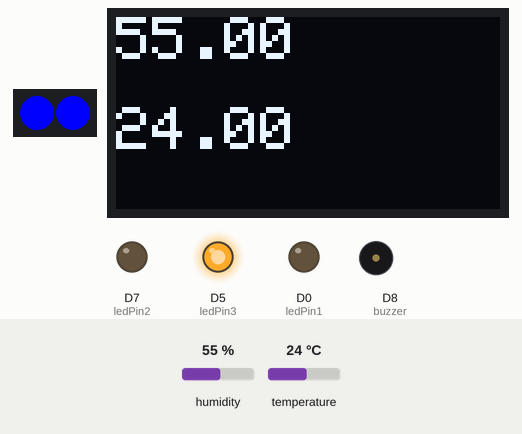
This sketch was run on a simulated ESP8266 (NodeMCU). Shown: 2 RGB LEDs in strip order, left to right, 128×64 one-colour display, output pins drawn as LEDs (lit = HIGH), buzzer (waves = sounding). The test bench sets the inputs (shaded band); at power-on: temperature 24 °C, humidity 55 %. The strip is taken to match the declared colour order; what the sketch prints to the serial monitor is not drawn.

Above: at 2.8 s.
2.9 s: temperature set to 26.6 °C
At 4.5 s:
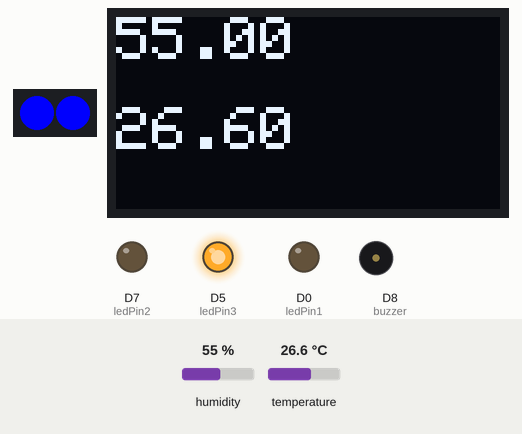
5.6 s: temperature set to 27.7 °C
At 6.8 s:
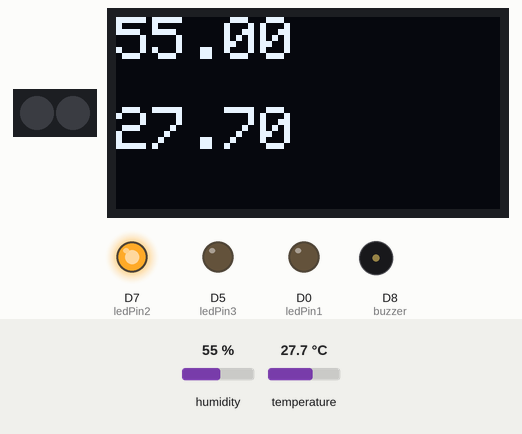
8.3 s: temperature set to 29.2 °C
At 11.1 s:
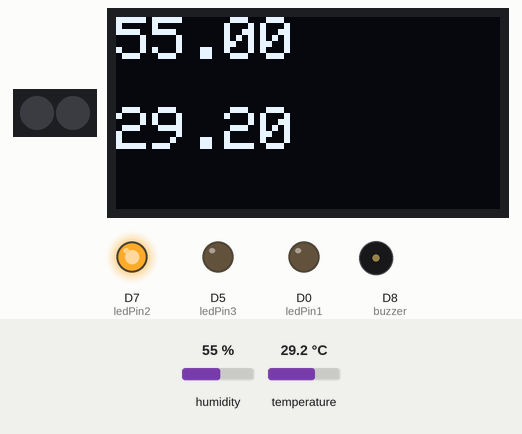
11.6 s: temperature set to 30.5 °C
At 13.4 s:
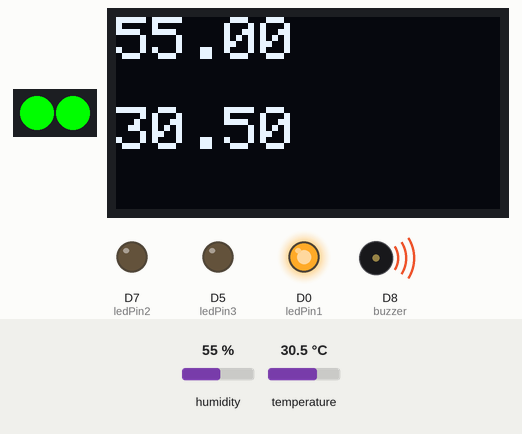
14.3 s: humidity set to 22 %
At 16.6 s:
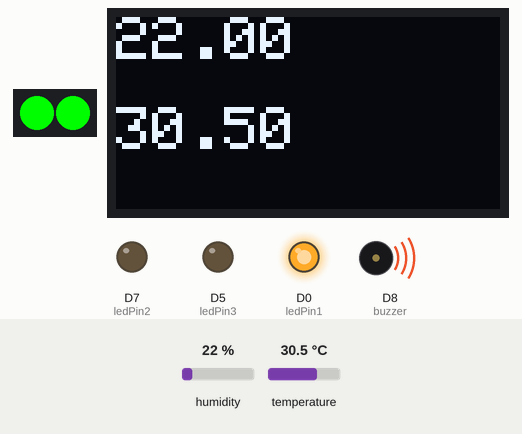
Timing chart, 0 to 18.1 s (numbered marks = the images above; inputs shaded):
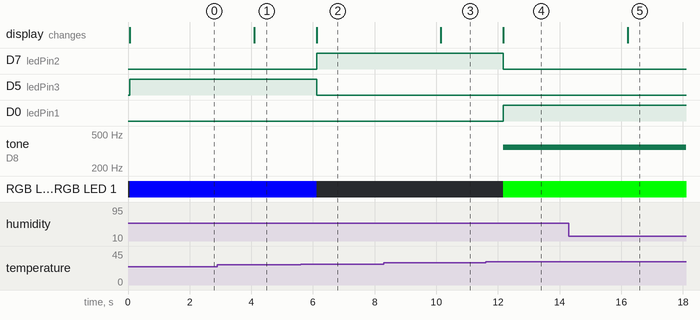

The sketch:

lap3Day3Tem_C.ino
```cpp
#include "DHT.h"
#include <Wire.h>
#include <Adafruit_GFX.h>
#include <Adafruit_SSD1306.h>
#define OLED_RESET -1
#include <Adafruit_NeoPixel.h>
#define NUMSLEDs 2
#define PINSLEDs 10
Adafruit_NeoPixel SLEDs=Adafruit_NeoPixel(NUMSLEDs,PINSLEDs,NEO_RGB + NEO_KHZ800);
Adafruit_SSD1306 OLED(OLED_RESET);
#define DHTTYPE DHT22
#define DHTPIN D4
#define ledPin1 D0
#define ledPin2 D7
#define ledPin3 D5
DHT dht (DHTPIN,DHTTYPE,15);
const int buzzer = D8;
void setup()
{
   pinMode(PINSLEDs,OUTPUT);
   SLEDs.begin();
   SLEDs.show();
   Serial.begin(115200);
   OLED.begin(SSD1306_SWITCHCAPVCC,0x3c);
   pinMode(buzzer, OUTPUT);
  pinMode(ledPin1, OUTPUT);
  pinMode(ledPin2, OUTPUT);
  pinMode(ledPin3, OUTPUT);
}
void loop()
  {
   float h = dht.readHumidity();
   float t = dht.readTemperature();
   float f = dht.readTemperature(true);
   Serial.println(t);
    OLED.clearDisplay();
    OLED.setTextColor(WHITE);
    OLED.setCursor(0,0);
    OLED.setTextSize(2);
    OLED.println(h);
    OLED.setCursor(0,30);
    OLED.println(t);
    OLED.display();
   if (t>30)
   {
    digitalWrite(ledPin1, 1);
    digitalWrite(ledPin2, 0);
    digitalWrite(ledPin3, 0);
    SLEDs.setPixelColor(0,SLEDs.Color(0,  250,  0));
    SLEDs.setPixelColor(1,SLEDs.Color(0,  250,  0));
    SLEDs.show();
    tone(buzzer,350);
   }
  else  if ((t<30)&&(t>27))
   {
    digitalWrite(ledPin1, 0);
    digitalWrite(ledPin2, 1);
    digitalWrite(ledPin3, 0);
    SLEDs.setPixelColor(0,SLEDs.Color(0,  0,  0));
    SLEDs.setPixelColor(1,SLEDs.Color(0,  0,  0));
    SLEDs.show();
    tone(buzzer, 0);
   }
   else if(t<27)
   {
    digitalWrite(ledPin1, 0);
    digitalWrite(ledPin2, 0);
    digitalWrite(ledPin3, 1);
    SLEDs.setPixelColor(0,SLEDs.Color(0,  0,  250));
    SLEDs.setPixelColor(1,SLEDs.Color(0,  0,  250));
    SLEDs.show();
    tone(buzzer, 0);
   }
  }
```

Source omitted: ogo_bmp.cpp.cpp (data table, 6418 bytes)

Measured:
- the behaviour switches between 27 and 27.1 °C on temperature (found by bisection; images 1 and 2)
- the behaviour switches between 30 and 30.1 °C on temperature (found by bisection; images 3 and 4)
- after the input at 2.9 s, the display: changes after 1.2 s (image 1)
- after the input at 5.6 s, D7 (ledPin2): LOW → HIGH after 0.52 s; D5 (ledPin3): HIGH → LOW after 0.52 s; RGB LED 0, RGB LED 1: RGB(0, 0, 250) → off after 0.52 s; the display: first changes after 0.52 s (image 2 shows a later state)
- after the input at 8.3 s, the display: changes after 1.9 s (image 3)
- after the input at 11.6 s, D7 (ledPin2): HIGH → LOW after 0.57 s; D0 (ledPin1): LOW → HIGH after 0.57 s; tone on D8 (buzzer): silent → 350 Hz after 0.57 s; RGB LED 0, RGB LED 1: off → RGB(0, 250, 0) after 0.57 s; the display: first changes after 0.57 s (image 4 shows a later state)
- after the input at 14.3 s, the display: changes after 1.9 s (image 5)
